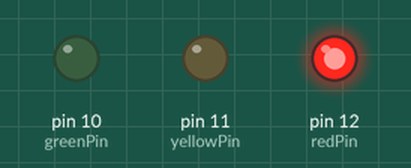
Recording of a sketch running on a simulated Arduino Uno, built with avr-gcc and run on an emulated ATmega328P. Parts: output pins drawn as LEDs (lit = HIGH).

Above: at 2.5 s.
At 9.5 s:
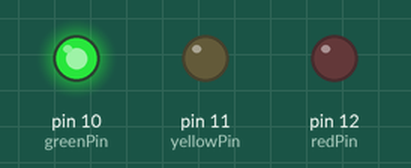
At 13.0 s:
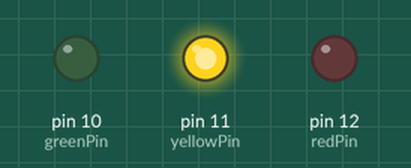
Timing chart, 0 to 18.2 s (numbered marks = the images above):
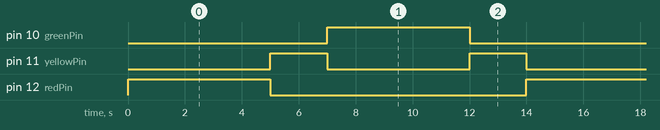

Measured:
- by itself, pin 10 (greenPin), pin 12 (redPin): alternates HIGH for 5.0 s and LOW for 9.0 s
- by itself, pin 11 (yellowPin): alternates HIGH for 2.0 s and LOW for 5.0 s
- by itself, everything shown: repeats every 14.0 s, in 4 steps

The sketch:

traffic_lights.ino
```cpp
const int redPin = 12;
const int yellowPin = 11;
const int greenPin = 10;

void setup() {
  pinMode(redPin, OUTPUT);
  pinMode(yellowPin, OUTPUT);
  pinMode(greenPin, OUTPUT);
}
void loop() {
  digitalWrite(redPin, HIGH);
  digitalWrite(yellowPin, LOW);
  digitalWrite(greenPin, LOW);
  delay(5000); // 5 seconds for red light

  digitalWrite(redPin, LOW);
  digitalWrite(yellowPin, HIGH);
  digitalWrite(greenPin, LOW);
  delay(2000); // 2 seconds for yellow light

  digitalWrite(redPin, LOW);
  digitalWrite(yellowPin, LOW);
  digitalWrite(greenPin, HIGH);
  delay(5000); // 5 seconds for green light

  digitalWrite(redPin, LOW);
  digitalWrite(yellowPin, HIGH);
  digitalWrite(greenPin, LOW);
  delay(2000); // 2 seconds for yellow light

}
```
